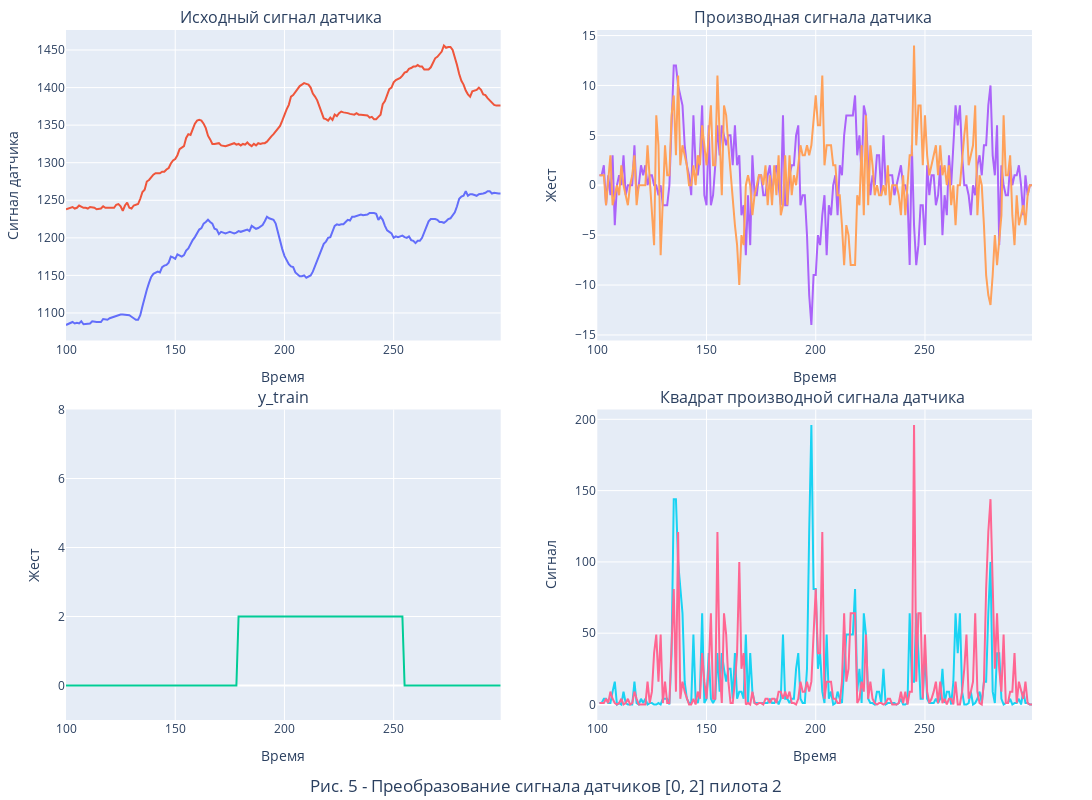

Notebook code for this chart:
### Code cell
Pilot_id = 2
#active_sensors, passive_sensors = f.get_sensor_list(1, X_train, print_active=True)
time_start = 100
time_end = 300
sensors = list([0, 2, #5, 8, 12, 15, 17, 19, 21, 24, 27, 29, 30, 33, 36, 38
])

plot_counter = 5

timesteps=[time_start, time_end]

fig = make_subplots(rows=2, cols=2, 
                    subplot_titles=(f'Исходный сигнал датчика ', f'Производная сигнала датчика ',
                    'y_train', f'Квадрат производной сигнала датчика '), vertical_spacing = 0.1,
)

df_1 = pd.DataFrame(
    data = X_train[Pilot_id], 
    index = [s for s in range(X_train[Pilot_id].shape[0])], 
    columns = [s for s in range(X_train[Pilot_id].shape[1])]
).iloc[timesteps[0]:timesteps[1],:][sensors]
    
df_2 = pd.DataFrame(
    data = y_train[Pilot_id], 
    index = [s for s in range(y_train[Pilot_id].shape[0])]
).iloc[timesteps[0]:timesteps[1],:]

for i in df_1.columns: 
    fig.add_trace(go.Scatter(x=df_1.index, y=df_1[i], name=str(df_1[i].name)), row=1, col=1)



for i in df_2.columns: 
    fig.add_trace(go.Scatter(x=df_2.index, y=df_2[i], name=str(df_1[i].name)), row=2, col=1)

df_3 = pd.DataFrame(df_1.diff(), index = range(df_1.index[0], df_1.index[-1]+1))

for i in df_3.columns: 
    fig.add_trace(go.Scatter(x=df_3.index, y=df_3[i], name=str(df_1[i].name)), row=1, col=2)

#  датасет квадрата производной
df_4 = pd.DataFrame(np.power(df_1.diff(),2), index = range(df_1.index[0], df_1.index[-1]+1))

for i in df_4.columns: 
    fig.add_trace(go.Scatter(x=df_4.index, y=df_4[i], name=str(df_1[i].name)), row=2, col=2)

fig.update_layout(title={'text':f'Рис. {plot_counter} - Преобразование сигнала датчиков {sensors} пилота {Pilot_id}', 'x':0.5, 'y':0.01}
)

fig.update_layout(width=1200, height=800, legend_title_text =f'Номер датчика ',
                    xaxis_title_text  = 'Время',  yaxis_title_text = 'Сигнал датчика', #yaxis_range=[0, 4000], 
                    xaxis2_title_text = 'Время', yaxis2_title_text = 'Жест', #yaxis2_range= [0 , 8],
                    xaxis3_title_text = 'Время', yaxis3_title_text = 'Жест', yaxis3_range= [-1 , 8],
                    xaxis4_title_text = 'Время', yaxis4_title_text = 'Сигнал', #yaxis2_range= [0 , 8],
                    margin=dict(l=40, r=60, t=30, b=80), 
                    showlegend=False # легенда загромождает картинку
)

fig.show()

### Figure 1 — Plotly figure (JSON) as saved in the notebook; plotly's stock layout.template omitted (floating-point values rounded to 4 significant figures; data arrays with more than 128 entries replaced by an {"elided": "..."} marker saying what was removed)
{"data": [{"name": "0", "type": "scatter", "x": {"elided": "200 int values"}, "xaxis": "x", "y": {"elided": "200 int values"}, "yaxis": "y"}, {"name": "2", "type": "scatter", "x": {"elided": "200 int values"}, "xaxis": "x", "y": {"elided": "200 int values"}, "yaxis": "y"}, {"name": "0", "type": "scatter", "x": {"elided": "200 int values"}, "xaxis": "x3", "y": {"elided": "200 int values"}, "yaxis": "y3"}, {"name": "0", "type": "scatter", "x": {"elided": "200 int values"}, "xaxis": "x2", "y": {"elided": "200 int values"}, "yaxis": "y2"}, {"name": "2", "type": "scatter", "x": {"elided": "200 int values"}, "xaxis": "x2", "y": {"elided": "200 int values"}, "yaxis": "y2"}, {"name": "0", "type": "scatter", "x": {"elided": "200 int values"}, "xaxis": "x4", "y": {"elided": "200 int values"}, "yaxis": "y4"}, {"name": "2", "type": "scatter", "x": {"elided": "200 int values"}, "xaxis": "x4", "y": {"elided": "200 int values"}, "yaxis": "y4"}], "layout": {"annotations": [{"font": {"size": 16}, "showarrow": false, "text": "Исходный сигнал датчика ", "x": 0.225, "xanchor": "center", "xref": "paper", "y": 1, "yanchor": "bottom", "yref": "paper"}, {"font": {"size": 16}, "showarrow": false, "text": "Производная сигнала датчика ", "x": 0.775, "xanchor": "center", "xref": "paper", "y": 1, "yanchor": "bottom", "yref": "paper"}, {"font": {"size": 16}, "showarrow": false, "text": "y_train", "x": 0.225, "xanchor": "center", "xref": "paper", "y": 0.45, "yanchor": "bottom", "yref": "paper"}, {"font": {"size": 16}, "showarrow": false, "text": "Квадрат производной сигнала датчика ", "x": 0.775, "xanchor": "center", "xref": "paper", "y": 0.45, "yanchor": "bottom", "yref": "paper"}], "height": 800, "legend": {"title": {"text": "Номер датчика "}}, "margin": {"b": 80, "l": 40, "r": 60, "t": 30}, "showlegend": false, "title": {"text": "Рис. 5 - Преобразование сигнала датчиков [0, 2] пилота 2", "x": 0.5, "y": 0.01}, "width": 1200, "xaxis": {"anchor": "y", "domain": [0, 0.45], "title": {"text": "Время"}}, "xaxis2": {"anchor": "y2", "domain": [0.55, 1], "title": {"text": "Время"}}, "xaxis3": {"anchor": "y3", "domain": [0, 0.45], "title": {"text": "Время"}}, "xaxis4": {"anchor": "y4", "domain": [0.55, 1], "title": {"text": "Время"}}, "yaxis": {"anchor": "x", "domain": [0.55, 1], "title": {"text": "Сигнал датчика"}}, "yaxis2": {"anchor": "x2", "domain": [0.55, 1], "title": {"text": "Жест"}}, "yaxis3": {"anchor": "x3", "domain": [0, 0.45], "range": [-1, 8], "title": {"text": "Жест"}}, "yaxis4": {"anchor": "x4", "domain": [0, 0.45], "title": {"text": "Сигнал"}}}}
